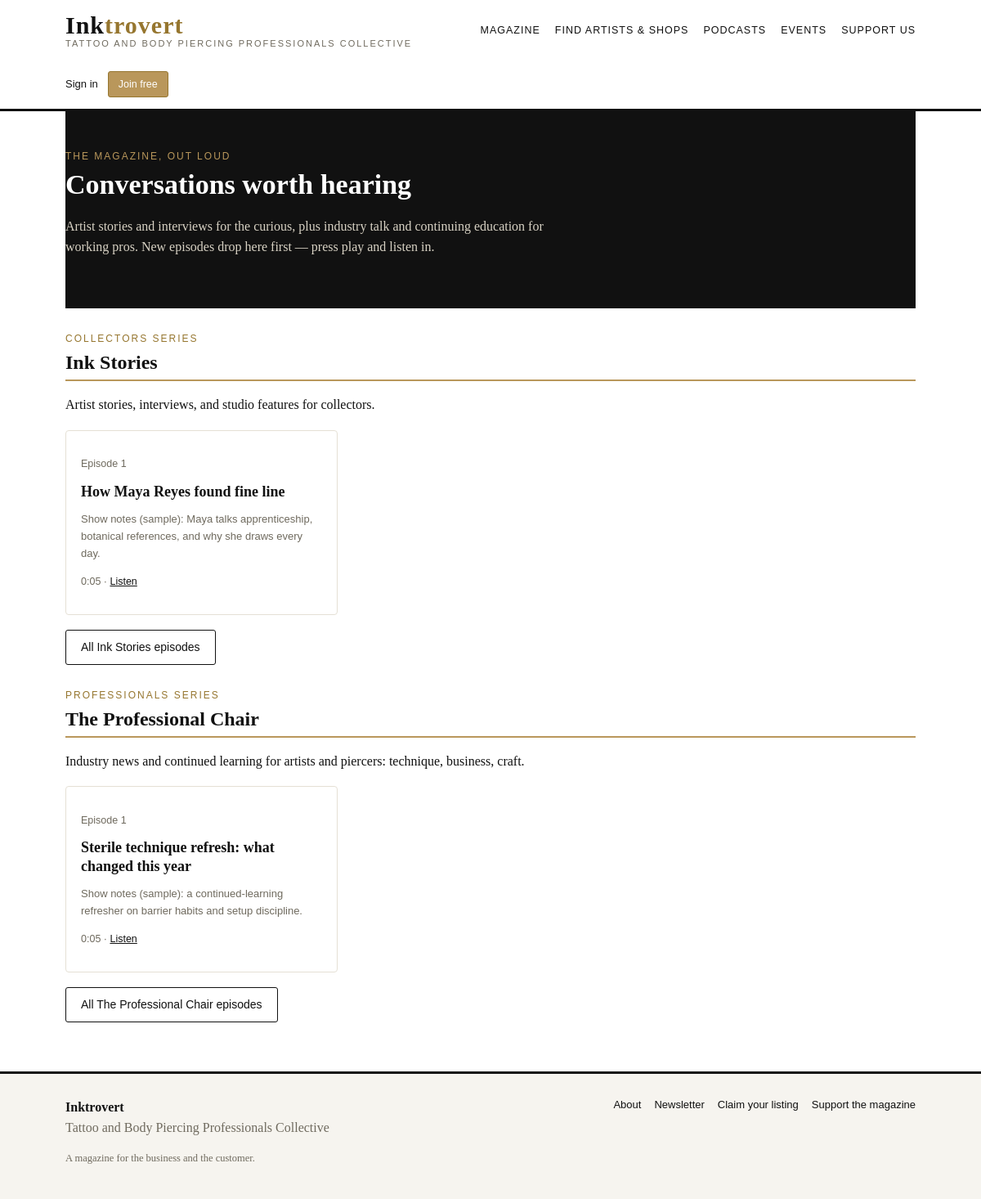
/podcasts/, run on the app's committed database.
### app/models.py (models this page shows)
class PodcastSeries(Base):
    __tablename__ = "podcast_series"
    id: Mapped[int] = mapped_column(Integer, primary_key=True)
    title: Mapped[str] = mapped_column(String(200), nullable=False)
    slug: Mapped[str] = mapped_column(String(220), unique=True, nullable=False)
    audience: Mapped[str] = mapped_column(String(20), nullable=False)
    description: Mapped[str] = mapped_column(Text, default="", nullable=False)
    cover_image: Mapped[str] = mapped_column(String(500), default="", nullable=False)
    is_active: Mapped[bool] = mapped_column(Boolean, default=True, nullable=False)
    sort_order: Mapped[int] = mapped_column(Integer, default=0, nullable=False)
    created_at: Mapped[datetime] = mapped_column(DateTime(timezone=True), default=utcnow,
                                                 nullable=False)
    episodes: Mapped[list["PodcastEpisode"]] = relationship(
        "PodcastEpisode", back_populates="series", cascade="all, delete-orphan",
        order_by="PodcastEpisode.episode_number")

class PodcastEpisode(Base):
    __tablename__ = "podcast_episodes"
    id: Mapped[int] = mapped_column(Integer, primary_key=True)
    series_id: Mapped[int] = mapped_column(ForeignKey("podcast_series.id",
                                                      ondelete="CASCADE"),
                                           nullable=False, index=True)
    title: Mapped[str] = mapped_column(String(250), nullable=False)
    slug: Mapped[str] = mapped_column(String(270), unique=True, nullable=False)
    episode_number: Mapped[int] = mapped_column(Integer, default=1, nullable=False)
    description: Mapped[str] = mapped_column(Text, default="", nullable=False)
    audio_file: Mapped[str] = mapped_column(String(500), default="", nullable=False)
    duration_seconds: Mapped[int | None] = mapped_column(Integer, nullable=True)
    related_story_id: Mapped[int | None] = mapped_column(
        ForeignKey("stories.id", ondelete="SET NULL"), nullable=True)
    related_profile_id: Mapped[int | None] = mapped_column(
        ForeignKey("profiles.id", ondelete="SET NULL"), nullable=True)
    is_published: Mapped[bool] = mapped_column(Boolean, default=False, nullable=False)
    published_at: Mapped[datetime | None] = mapped_column(DateTime(timezone=True),
                                                          nullable=True)
    created_at: Mapped[datetime] = mapped_column(DateTime(timezone=True), default=utcnow,
                                                 nullable=False)
    series: Mapped[PodcastSeries] = relationship("PodcastSeries", back_populates="episodes")
    related_story: Mapped[Story | None] = relationship("Story",
                                                       foreign_keys=[related_story_id])
    related_profile: Mapped[Profile | None] = relationship(
        "Profile", foreign_keys=[related_profile_id])

### app/podcasts.py (the view)
@podcast_bp.get("/")
def index():
    db = get_db()
    series = (
        db.query(PodcastSeries)
        .filter_by(is_active=True)
        .order_by(
            case(
                {aud: i for i, aud in enumerate(PODCAST_AUDIENCES)},
                value=PodcastSeries.audience,
            ),
            PodcastSeries.sort_order,
            PodcastSeries.title,
        )
        .all()
    )
    previews = [
        {"series": s, "episodes": _published_episodes(s)[:3]} for s in series
    ]
    return render_template(
        "podcasts/index.html",
        previews=previews,
        audience_label=_audience_label,
        audio_url=_audio_url,
    )

### app/auth.py (called while the page is built, shortened)
def get_current_user() -> User | None:
    return g.get("user")

def init_auth(app) -> None:
    @app.before_request
    def _load_user():
        g.user = None
        g.csrf_token_value = None
        token = request.cookies.get(app.config["AUTH_COOKIE_NAME"])
        if not token:
            return
    @app.teardown_appcontext
    def _teardown(_exc=None):
        from .db import close_db
        close_db(_exc)

### app/db.py (called while the page is built)
def new_session() -> Session:
    if _SessionLocal is None:
        raise RuntimeError("Database engine not initialised — call db.init_engine() first.")
    return _SessionLocal()

def get_db() -> Session:
    session = g.get("db_session")
    if session is None:
        session = new_session()
        g.db_session = session
    return session

### app/podcasts.py (called while the page is built)
def _published_episodes(series: PodcastSeries):
    db = get_db()
    return (
        db.query(PodcastEpisode)
        .filter_by(series_id=series.id, is_published=True)
        .order_by(
            PodcastEpisode.published_at.desc().nullslast(),
            PodcastEpisode.episode_number.desc(),
        )
        .all()
    )

def _audience_label(audience: str) -> str:
    return "Collectors" if audience == "collectors" else "Professionals"

def _audio_url(episode: PodcastEpisode) -> str | None:
    if episode.audio_file:
        return url_for("uploaded_file", filename=episode.audio_file)
    return None

def _format_duration(seconds: int | None) -> str:
    if not seconds:
        return ""
    minutes, secs = divmod(int(seconds), 60)
    hours, minutes = divmod(minutes, 60)
    if hours:
        return f"{hours}:{minutes:02d}:{secs:02d}"
    return f"{minutes}:{secs:02d}"

@podcast_bp.app_template_filter("duration")
def duration_filter(seconds: int | None) -> str:
    return _format_duration(seconds)

### templates/podcasts/index.html (shortened to what this page needs)
{% extends "base.html" %}
{% block content %}
<section class="hero">
  <p class="section-kicker" style="color: var(--gold);">The magazine, out loud</p>
  <h1>Conversations worth hearing</h1>
  <p>Artist stories and interviews for the curious, plus industry talk and
  continuing education for working pros. New episodes drop here first — press
  play and listen in.</p>
</section>
{% if previews %}
  {% for preview in previews %}
    {% set series = preview.series %}
    <section style="margin-top: 28px;">
      <p class="section-kicker">{{ audience_label(series.audience) }} series</p>
      <h2 style="margin-top: 0;">
        <a href="{{ url_for('podcasts.series_detail', series_slug=series.slug) }}"
           style="text-decoration: none;">{{ series.title }}</a>
      </h2>
      {% if series.description %}
        <p>{{ series.description }}</p>
      {% endif %}
      {% if preview.episodes %}
        <div class="grid">
          {% for episode in preview.episodes %}
            <article class="card">
              <p class="meta"><span class="episode-no">Episode {{ episode.episode_number }}</span></p>
              <h3>
                <a href="{{ url_for('podcasts.episode_detail', series_slug=series.slug, episode_slug=episode.slug) }}">{{ episode.title }}</a>
              </h3>
              {% if episode.description %}
                <p class="byline">{{ episode.description|striptags|truncate(140) }}</p>
              {% endif %}
              <p class="meta">
                {% if episode.duration_seconds %}{{ episode.duration_seconds|duration }} · {% endif %}
                <a href="{{ url_for('podcasts.episode_detail', series_slug=series.slug, episode_slug=episode.slug) }}">{% if audio_url(episode) %}Listen{% else %}Show notes{% endif %}</a>
              </p>
            </article>
          {% endfor %}
        </div>
        <p><a class="btn" href="{{ url_for('podcasts.series_detail', series_slug=series.slug) }}">All {{ series.title }} episodes</a></p>
      {% else %}
        <p class="empty">First episodes are on their way — check back soon.</p>
      {% endif %}
    </section>
  {% endfor %}
{% else %}
  <p class="empty">Nothing here yet — the first episodes are on their way.</p>
{% endif %}
{% endblock %}

### static/css/inktrovert.css (style rules this page uses)
:root { --ink: #111111; --paper: #ffffff; --wash: #f6f4ef; --gold: #b9975b; --gold-deep: #96762f; --line: #e5e0d5; --muted: #6f6a5e; --danger: #a33b2e; --ok: #2e7d4f; }
* { box-sizing: border-box; }
body { margin: 0; font-family: Georgia, "Times New Roman", serif; color: var(--ink); background: var(--paper); line-height: 1.6; }
a { color: var(--ink); }
h1, h2, h3 { line-height: 1.25; }
h1 { font-size: 34px; margin: 28px 0 12px; }
h2 { font-size: 24px; margin: 32px 0 10px; border-bottom: 2px solid var(--gold); padding-bottom: 6px; }
h3 { font-size: 18px; margin: 20px 0 8px; }
.section-kicker { font-family: Arial, Helvetica, sans-serif; text-transform: uppercase; letter-spacing: 2px; font-size: 12px; color: var(--gold-deep); margin: 0 0 4px; }
.grid { display: grid; grid-template-columns: repeat(auto-fill, minmax(280px, 1fr)); gap: 20px; margin: 18px 0; }
.card { border: 1px solid var(--line); border-radius: 4px; padding: 18px; background: var(--paper); }
.card h3 { margin-top: 0; }
.card h3 a { text-decoration: none; }
.card .meta { font-family: Arial, Helvetica, sans-serif; font-size: 12.5px; color: var(--muted); }
.btn { display: inline-block; font-family: Arial, Helvetica, sans-serif; font-size: 14px; padding: 9px 18px; border-radius: 3px; border: 1px solid var(--ink); background: var(--paper); color: var(--ink); text-decoration: none; cursor: pointer; }
.byline { font-family: Arial, Helvetica, sans-serif; font-size: 13px; color: var(--muted); }
.hero { background: var(--ink); color: #fff; padding: 46px 0; margin: 0 0 10px; }
.hero h1 { color: #fff; margin-top: 0; }
.hero p { color: #d8d2c4; max-width: 640px; }
.hero .section-kicker { color: var(--gold); }

### data on the page
PodcastSeries: audience "COLLECTORS", title "Ink Stories", description "Artist stories, interviews, and studio features for collectors.", title "Ink Stories"
PodcastEpisode: episode_number "1", title "How Maya Reyes found fine line", description "Show notes (sample): Maya talks apprenticeship, botanical references, and why she draws every day.", duration_seconds|duration "0:05", shows "Listen"
PodcastSeries: audience "PROFESSIONALS", title "The Professional Chair", description "Industry news and continued learning for artists and piercers: technique, business, craft.", title "The Professional Chair"
PodcastEpisode: episode_number "1", title "Sterile technique refresh: what changed this year", description "Show notes (sample): a continued-learning refresher on barrier habits and setup discipline.", duration_seconds|duration "0:05", shows "Listen"
